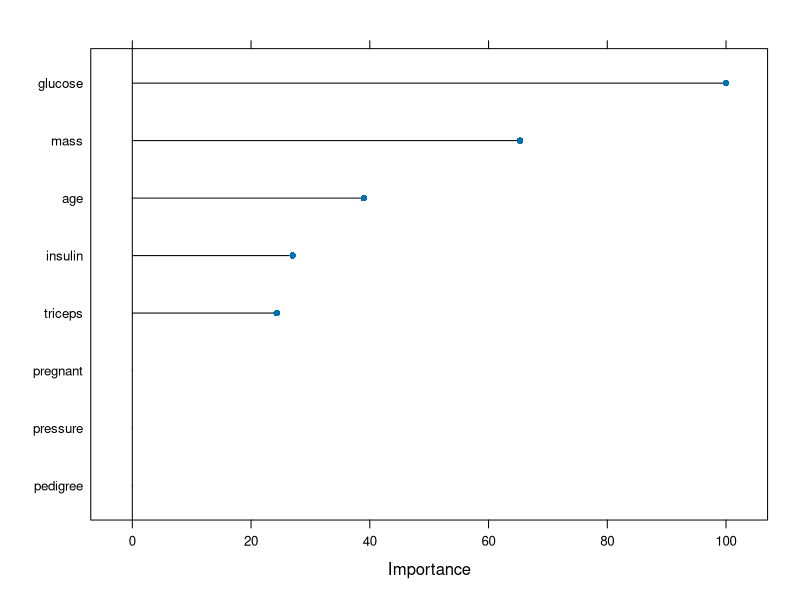
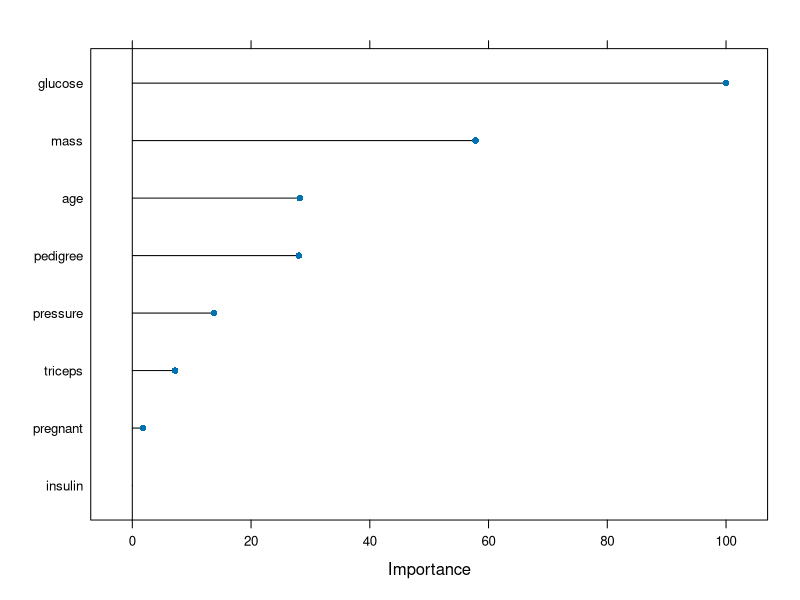
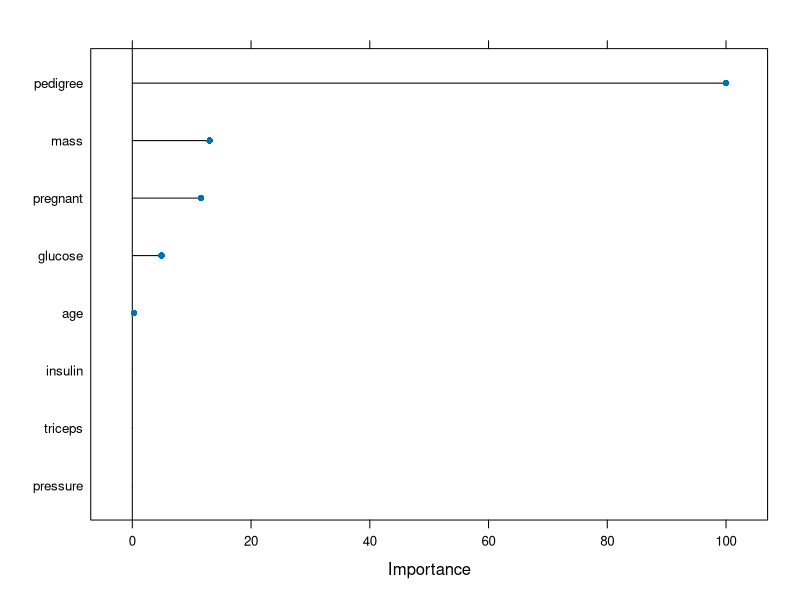
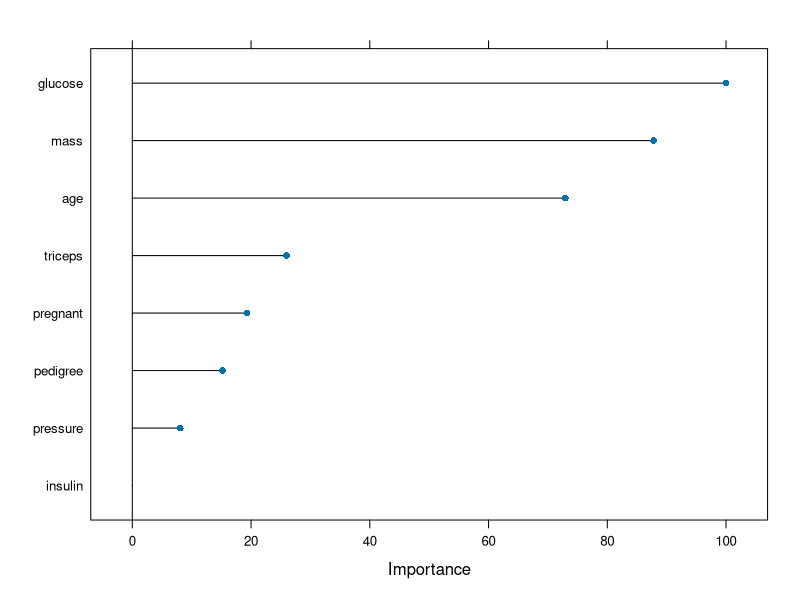

Recreate these plots in R, in order.
## ---- chunk 1
knitr::opts_chunk$set(message = FALSE, warning = FALSE)
## ---- chunk 2
library(mlbench)
library(tidyverse)
data(PimaIndiansDiabetes)
df <- tibble(PimaIndiansDiabetes)
## ---- chunk 3
library(caret)
df <- df %>% rename(target=diabetes)
df <- df %>% 
  mutate(target = as.factor(target))
splitIndex <- createDataPartition(df$target, p = .70, 
                                  list = FALSE)
df_train <- df[ splitIndex,]
df_test <- df[-splitIndex,]
model <- train(target ~ ., data=df_train, 
                method = "rpart2",
                maxdepth=3)
pred <- predict(model, df_test)
cm <- confusionMatrix(data = pred, reference = df_test$target)
cm$overall[1]

modelF <- train(target~., data=df_train, 
                method = "rf",
                ntree = 1000) 
predF <- predict(modelF, df_test)
cmF <- confusionMatrix(data = predF, reference = df_test$target)
cmF$overall[1]

varImp(model)
varImp(modelF)
plot(varImp(model))
plot(varImp(modelF))
## ---- chunk 4
library(glmnet)
model2 <- train(target ~ ., data=df_train, 
                method = "glmnet")
pred2 <- predict(model2, df_test)
cm2 <- confusionMatrix(data = pred2, reference = df_test$target)
cm2$overall[1]

varImp(model2)
plot(varImp(model2))
## ---- chunk 5
library(arm)
model3 <- train(target ~ ., data=df_train, 
                method = "bayesglm")
pred3 <- predict(model3, df_test)
cm3 <- confusionMatrix(data = pred3, reference = df_test$target)
cm3$overall[1]

library(rpart)
model4 <- train(target ~ ., data=df_train, 
                method = "rpart1SE")
pred4 <- predict(model4, df_test)
cm4 <- confusionMatrix(data = pred4, reference = df_test$target)
cm4$overall[1]

varImp(model4)
plot(varImp(model4))
